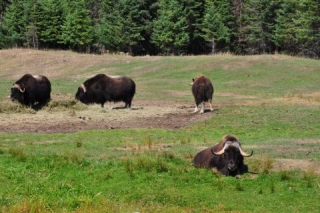
//> input picture Étape 18 - Égalisation de l'histogramme de l'image/group.jpg, 320 x 213 px
$ ./Histograms   (built with g++ and OpenCV 4)
//> lines starting //> are read from the running program, lines starting //| are printed output that depends on the picture; after the words box and inside, x2 and y2 are one past the last pixel; in counts of white or black regions, pixels touching at a corner belong together
### Étape 18 - Égalisation de l'histogramme de l'image/Histogram.hpp
#include <iostream>
#include <vector>
#include <opencv2/opencv.hpp>
#include <opencv2/core/core.hpp>
#include <opencv2/highgui/highgui.hpp>
#include <opencv2/imgproc/imgproc.hpp>

class Histogram1D
{
private:
    int histSize[1];        // Nombre de bins pour l'histogramme (par défaut, 256 bins)
    float hranges[2];       // Plage des valeurs (min et max)
    const float* ranges[1]; // Pointeur vers les plages de valeurs
    int channels[1];        // Indique le canal à utiliser pour le calcul de l'histogramme

public:
    // Constructeur par défaut
    Histogram1D()
    {
        histSize[0] = 256;   // Initialise à 256 bins
        hranges[0] = 0.0;    // Valeur minimale des pixels
        hranges[1] = 255.0;  // Valeur maximale des pixels
        ranges[0] = hranges; // Associe les plages au pointeur
        channels[0] = 0;     // Par défaut, utilise le canal 0 (par exemple, le canal bleu pour une image BGR)
    }

    // Définit le canal pour lequel l'histogramme sera calculé
    // [41 lines left out: functions setChannel, getChannel, setRanges, getMinValue, getMaxValue, setNBins and 1 more, not called in this run]

    // Calcule l'histogramme pour une image donnée
    cv::Mat getHistogram(const cv::Mat &image)
    {
        cv::Mat hist; // Matrice de sortie pour stocker l'histogramme

        // Appelle la fonction calcHist pour calculer l'histogramme
        cv::calcHist(
            &image,       // Image source (par référence)
            1,            // Nombre d'images (ici, une seule)
            channels,     // Canal(s) à utiliser
            cv::Mat(),    // Aucun masque (considère toute l'image)
            hist,         // Histogramme de sortie
            1,            // Histogramme 1D
            histSize,     // Nombre de bins
            ranges        // Plage des valeurs
        );

        return hist; // Retourne l'histogramme calculé
    }

    // Génère une image visuelle de l'histogramme
    cv::Mat getHistogramImage(const cv::Mat &image, int zoom = 1)
    {
        cv::Mat hist = getHistogram(image); // Calcule l'histogramme
        return Histogram1D::getImageOfHistogram(hist, zoom); // Génère une image à partir de l'histogramme
    }

    // Méthode statique pour convertir un histogramme en une image affichable
    static cv::Mat getImageOfHistogram(const cv::Mat &hist, int zoom)
    {
        double maxVal = 0;
        double minVal = 0;

        // Récupère les valeurs maximale et minimale de l'histogramme
        cv::minMaxLoc(hist, &minVal, &maxVal, 0, 0);

        int histSize = hist.rows; // Taille de l'histogramme (nombre de bins)

        // Crée une image blanche pour afficher l'histogramme
        cv::Mat histImg(histSize * zoom, histSize * zoom, CV_8U, cv::Scalar(255));

        // Hauteur maximale des barres (90 % de l'image)
        int hpt = static_cast<int>(0.9 * histSize);

        // Parcourt chaque bin de l'histogramme
        for (int h = 0; h < histSize; h++)
        {
            float binVal = hist.at<float>(h); // Valeur du bin actuel
            if (binVal > 0)
            {
                // Calcule la hauteur de la barre en fonction de la valeur maximale
                int intensity = static_cast<int>(binVal * hpt / maxVal);

                // Dessine une ligne verticale pour représenter la barre du bin
                cv::line(histImg, cv::Point(h * zoom, histSize * zoom), cv::Point(h * zoom, (histSize - intensity) * zoom), cv::Scalar(0), zoom);
            }
        }

        return histImg; // Retourne l'image générée
    }

    // Applique une table de correspondance (LUT) à une image
    static cv::Mat applyLookUp(const cv::Mat& image, const cv::Mat& lookup)
    {
        cv::Mat result; // Image de sortie
        cv::LUT(image, lookup, result); // Utilise OpenCV pour appliquer la table de correspondance
        return result; // Retourne l'image transformée
    }

    // Applique une table de correspondance (LUT) à une image en utilisant des itérateurs
    // [21 lines left out: function applyLookUpWhithIterator, not called in this run]

    // Étend les valeurs de pixels d'une image pour améliorer son contraste
    cv::Mat stretch(const cv::Mat &image, int minValue = 0)
    {
        // Calcule l'histogramme de l'image
        cv::Mat hist = getHistogram(image);

        // Trouve l'indice du premier bin non nul au-dessus de la valeur minimale
        int imin = 0;
        for (; imin < histSize[0]; imin++)
        {
            if (hist.at<float>(imin) > minValue)
            {
                break; // Arrête la recherche une fois qu'un bin significatif est trouvé
            }
        }

        // Trouve l'indice du dernier bin non nul au-dessus de la valeur minimale
        int imax = histSize[0] - 1;
        for (; imax >= 0; imax--)
        {
            if (hist.at<float>(imax) > minValue)
            {
                break; // Arrête la recherche une fois qu'un bin significatif est trouvé
            }
        }

        // Crée une table de correspondance (LUT) pour étirer les valeurs de pixels
        int dims[1] = {256}; // Taille de la LUT (256 niveaux de gris)
        cv::Mat lookup(1, dims, CV_8U);

        // Remplit la LUT en fonction des valeurs de imin et imax
        for (int i = 0; i < 256; i++)
        {
            if (i < imin)
            {
                lookup.at<uchar>(i) = 0; // Pixels en dessous de imin deviennent 0
            }
            else if (i > imax)
            {
                lookup.at<uchar>(i) = 255; // Pixels au-dessus de imax deviennent 255
            }
            else
            {
                // Pixels dans la plage [imin, imax] sont étirés linéairement
                lookup.at<uchar>(i) = cvRound(255.0 * (i - imin) / (imax - imin));
            }
        }

        // Applique la table de correspondance pour obtenir l'image étirée
        cv::Mat result;
        result = applyLookUp(image, lookup);

        return result; // Retourne l'image avec l'histogramme étiré
    }

    // Égalise l'histogramme d'une image
    static cv::Mat equalize(const cv::Mat &image)
    {
        cv::Mat result; // Image de sortie
        cv::equalizeHist(image, result); // Utilise OpenCV pour égaliser l'histogramme
        return result; // Retourne l'image égalisée
    }
};

### Étape 18 - Égalisation de l'histogramme de l'image/Histograms.cpp
#include "Histogram.hpp"

int main()
{
    // Charge une image en niveaux de gris
    cv::Mat image = cv::imread("group.jpg", 0); // 0 pour charger en niveaux de gris
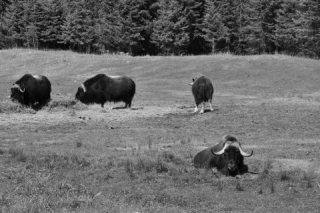
//> image: 213 rows x 320 cols, CV_8UC1; min 0, max 221, mean 106.7
    if (!image.data)
    {
        return 0;
    }

    // Crée un objet Histogram1D pour calculer l'histogramme en niveaux de gris
    Histogram1D h;
    cv::Mat histo = h.getHistogram(image); // Calcule l'histogramme de l'image
//> in getHistogram, `cv::calcHist( &image, 1, channels, cv::Mat(), hist, 1, histSize, range..`: hist = 256 values, max 1063 at index 131, min 0 at index 210, mean 266.2
//> histo has the same summary as hist in getHistogram

    // Affiche les valeurs de l'histogramme dans la console
    for (int i = 0; i < 256; i++)
    {
        std::cout << "Value " << i << " = " << histo.at<float>(i) << std::endl;
    }
//> this loop made 256 passes
//| Value 0 = 3
//| Value 1 = 5
//| Value 2 = 18
//| Value 3 = 5
//| Value 4 = 3
//| Value 5 = 13
//| Value 6 = 62
//| Value 7 = 44
//> (output is shown up to pass 8 of 256)

    // Affiche une visualisation de l'histogramme dans une fenêtre
    cv::namedWindow("Histogram");
    cv::imshow("Histogram", h.getHistogramImage(image));
//> in getImageOfHistogram, `cv::minMaxLoc(hist, &minVal, &maxVal, 0, 0);`: maxVal = 1063
//> the loop in getImageOfHistogram, `for (int h = 0; h < histSize; h++)` made 256 passes
//> (binVal, intensity) on passes 1 to 12: (3, 0), (5, 1), (18, 3), (5, 1), (3, 0), (13, 2), (62, 13), (44, 9), (55, 11), (98, 21), (90, 19), (107, 23)
//> after the loop in getImageOfHistogram, `for (int h = 0; h < histSize; h++)`:
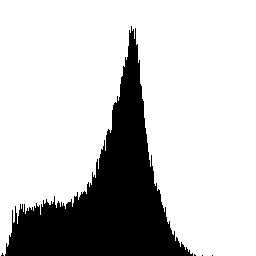
//> histImg: 256 rows x 256 cols, CV_8UC1; 77.7% white; 5 black regions (4 under 20 px), largest, box (x1, y1, x2, y2) and area: (5, 26, 193, 256) 14627

    // Dessine une ligne sur l'histogramme pour marquer une valeur seuil
    cv::Mat hi = h.getHistogramImage(image); // Copie l'image de l'histogramme
//> the loop in getImageOfHistogram (call 2), `for (int h = 0; h < histSize; h++)` made 256 passes
    cv::line(hi, cv::Point(70, 0), cv::Point(70, 255), cv::Scalar(128)); // Dessine une ligne verticale à 70
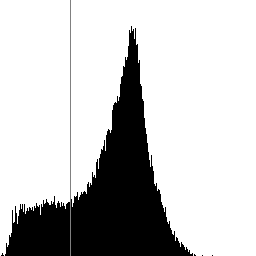
//> hi: 256 rows x 256 cols, CV_8UC1; 0.39% of pixels changed, all inside (x1, y1, x2, y2) = (70, 0, 71, 256)
    cv::imshow("Histogram with threshold value", hi); // Affiche l'histogramme modifié

    // Applique un seuillage binaire sur l'image en niveaux de gris
    cv::Mat thresholded;
    cv::threshold(image, thresholded, 70, 255, cv::THRESH_BINARY); // Pixels >= 70 deviennent blancs
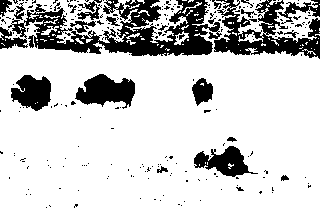
//> thresholded: 213 rows x 320 cols, CV_8UC1; 79.3% white; 230 black regions (208 under 20 px), largest, box (x1, y1, x2, y2) and area: (0, 0, 222, 56) 5711, (214, 0, 320, 59) 2737, (75, 74, 135, 109) 1306

    // Affiche l'image binaire
    cv::imshow("Binary Image", thresholded);

    // Inverse l'image binaire (noir devient blanc, blanc devient noir)
    thresholded = 255 - thresholded;
    cv::imwrite("binary.bmp", thresholded); // Sauvegarde l'image inversée dans un fichier

    // Étend la plage de l'histogramme (égalisation linéaire)
    cv::Mat str = h.stretch(image);
//> after the loop in stretch, `for (; imin < histSize[0]; imin++)`: imin = 0
//> after the loop in stretch, `for (; imax >= 0; imax--)`: imax = 221
//> after the loop in stretch, `for (int i = 0; i < 256; i++)`: lookup = 256 values from 0 to 255
//> in applyLookUp, `cv::LUT(image, lookup, result);`:
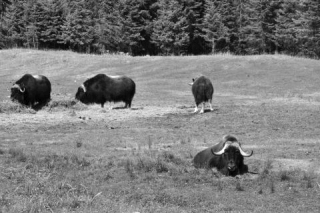
//> result: 213 rows x 320 cols, CV_8UC1; min 0, max 255, mean 123.1
    cv::imshow("Stretched Image", str); // Affiche l'image avec l'histogramme étiré
    cv::imshow("Stretched Histogram", h.getHistogramImage(str)); // Affiche l'histogramme de l'image étirée
//> after the loop in getImageOfHistogram (call 3), `for (int h = 0; h < histSize; h++)`: histImg: 256 rows x 256 cols, CV_8UC1; 77.7% white; 34 black regions (5 under 20 px), largest, box (x1, y1, x2, y2) and area: (147, 26, 154, 256) 1540, (155, 28, 161, 256) 1257, (140, 57, 146, 256) 1133

    // Crée une table de correspondance (LUT) pour générer un négatif de l'image
    cv::Mat lut(1, 256, CV_8U); // LUT de 256 valeurs (1 ligne, 256 colonnes)
    for (int i = 0; i < 256; i++)
    {
        lut.at<uchar>(i) = 255 - i; // Inverse les niveaux de gris (0 devient 255, 255 devient 0)
    }

    // Applique la LUT pour obtenir l'image négative
    cv::imshow("Negative Image", h.applyLookUp(image, lut)); // Affiche l'image négative


    // Égalise l'histogramme de l'image
    cv::Mat eq = h.equalize(image);
//> in equalize, `cv::equalizeHist(image, result);`:
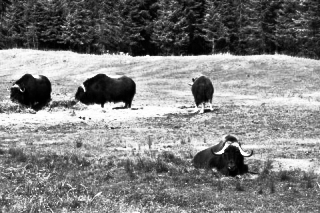
//> result: 213 rows x 320 cols, CV_8UC1; min 0, max 255, mean 128.5
    cv::imshow("Equalized Image", eq); // Affiche l'image égalisée
    cv::imshow("Equalized Histogram", h.getHistogramImage(eq)); // Affiche l'histogramme de l'image égalisée
//> call 4 of getImageOfHistogram, with zoom = 1
//> the loop in getImageOfHistogram (call 4), `for (int h = 0; h < histSize; h++)` made 256 passes
//> (binVal, intensity) on passes 1 to 12: (109, 23), (287, 62), (107, 23), (373, 80), (158, 34), (436, 94), (151, 32), (186, 40), (458, 99), (218, 47), (243, 52), (205, 44)
//> binVal on pass 48: 235
//> after the loop in getImageOfHistogram (call 4), `for (int h = 0; h < histSize; h++)`:
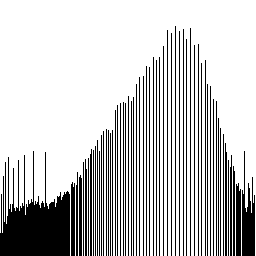
//> histImg: 256 rows x 256 cols, CV_8UC1; 77.7% white; 59 black regions, largest, box (x1, y1, x2, y2) and area: (0, 151, 70, 256) 3983, (242, 151, 255, 256) 806, (236, 183, 241, 256) 347

    cv::waitKey(0);

    return 0;
}
